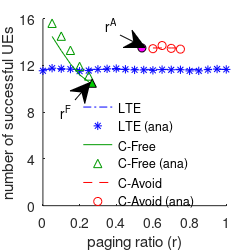

Write the MATLAB code that produced this figure.
clear;
load('pratio_n100_p3.mat');
close all;
figure1 = figure;
hold on;
h = plot(0:0.05:1, A_C_total , 'b-.');
plot(0:0.05:1, C_total , 'b*');
xl = ceil(a / 0.05) * 0.05
xh = floor(b / 0.05) * 0.05
plot(xl:0.05:xh, A_M_total(xl/0.05+1:xh/0.05+1), 'Color',[0,.6,0]);
plot(xl:0.05:xh, M_total(xl/0.05:xh/0.05), '^','Color',[0,.6,0]);
%plot(0:0.05:1, A_M_total, 'Color',[0,.6,0]);
%plot(0:0.05:1, M_total, '^','Color',[0,.6,0]);
a1 = (1-(p/mp))^(Npg-1);
b1 = mp*(1 - ((1-(p/mp))^(Npg)) )/(Npg*p);
xl = ceil(a1 / 0.05) * 0.05
xh = floor(b1 / 0.05) * 0.05
plot(xl:0.05:xh, A_N_total(round(xl/0.05:xh/0.05)), 'r--');
plot(xl:0.05:xh, N_total(round(xl/0.05:xh/0.05)), 'ro');
%plot(0:0.05:1, A_N_total, 'r--');
%plot(0:0.05:1, N_total, 'ro');

%Yining r(x,y)
p = 0.3;
x = min( [0.54  ((  mp - (    1 / ( 1-  ( 1 - (1/mp))^( 1+  Npg/(Nrd-1) ) ) )     )   /  Npg) ]);
y = (1- 1/(mp-Npg*x))^(Nrd-1) * Nrd    +     x * p * Npg;

xl = floor(x/0.05)
xh = ceil(x/0.05)
wrongy = A_M_total(xl) +  (A_M_total(xh) - A_M_total(xl)) * (x/0.05 - xl) / (xh / xl)
plot(x,y, '^', 'MarkerEdgeColor', [0,0,0], 'MarkerFaceColor',[0 0.8 0]);
annotation('textarrow',[0.3 0.36],[0.6 0.67],'String','r^F')

% my r(x,y)

p = 0.3;
x1 = min(  [0.54   ((1-(p/mp))^(Npg-1))     ]  );
y1 = (1 - (1/mp))^(Nrd-1) * (1 - x1*Npg*p / mp ) * Nrd    +    x1 * p * (1 - (1/mp))^Nrd * Npg;

plot(x1,y1, 'o', 'MarkerEdgeColor', [0,0,0], 'MarkerFaceColor','m');
annotation('textarrow',[0.48 0.58],[0.86 0.81],'String','r^A')

%plot([a,a],[0,16], 'k:',  [b,b],[0,16],'k:', 'LineWidth', 1.2);
ylim([0, 16]);
xlim([0, 1]);
set(gca, 'YTick',[0:4:16]);
set(gca, 'XTick',[0:.2:1]);
hl = legend('LTE', 'LTE (ana)', 'C-Free', 'C-Free (ana)', 'C-Avoid', 'C-Avoid (ana)', 'Location', 'SouthEast');
legend boxoff;
%xlabel(' Paging ratio (N_{pg} = 100, N_{rd} = 100, m_p = 54, p = 0.75)');  
xlabel('paging ratio (r)');  
ylabel('number of successful UEs');   


set(figure1, 'PaperUnits', 'inches');
set(figure1, 'PaperPosition', [0 0 2.5 2.5]);
set(figure1, 'Units', 'inches');
set(figure1, 'Position', [0 0 2.5 2.5]);

pos = get(hl, 'position');
loci = get(gca, 'position');
set(hl, 'position', [loci(1)+.18 pos(2)-0.02 pos(3) pos(4)]);

print(figure1, '-depsc', 'pratio_n100_p3.eps');
hold off;


